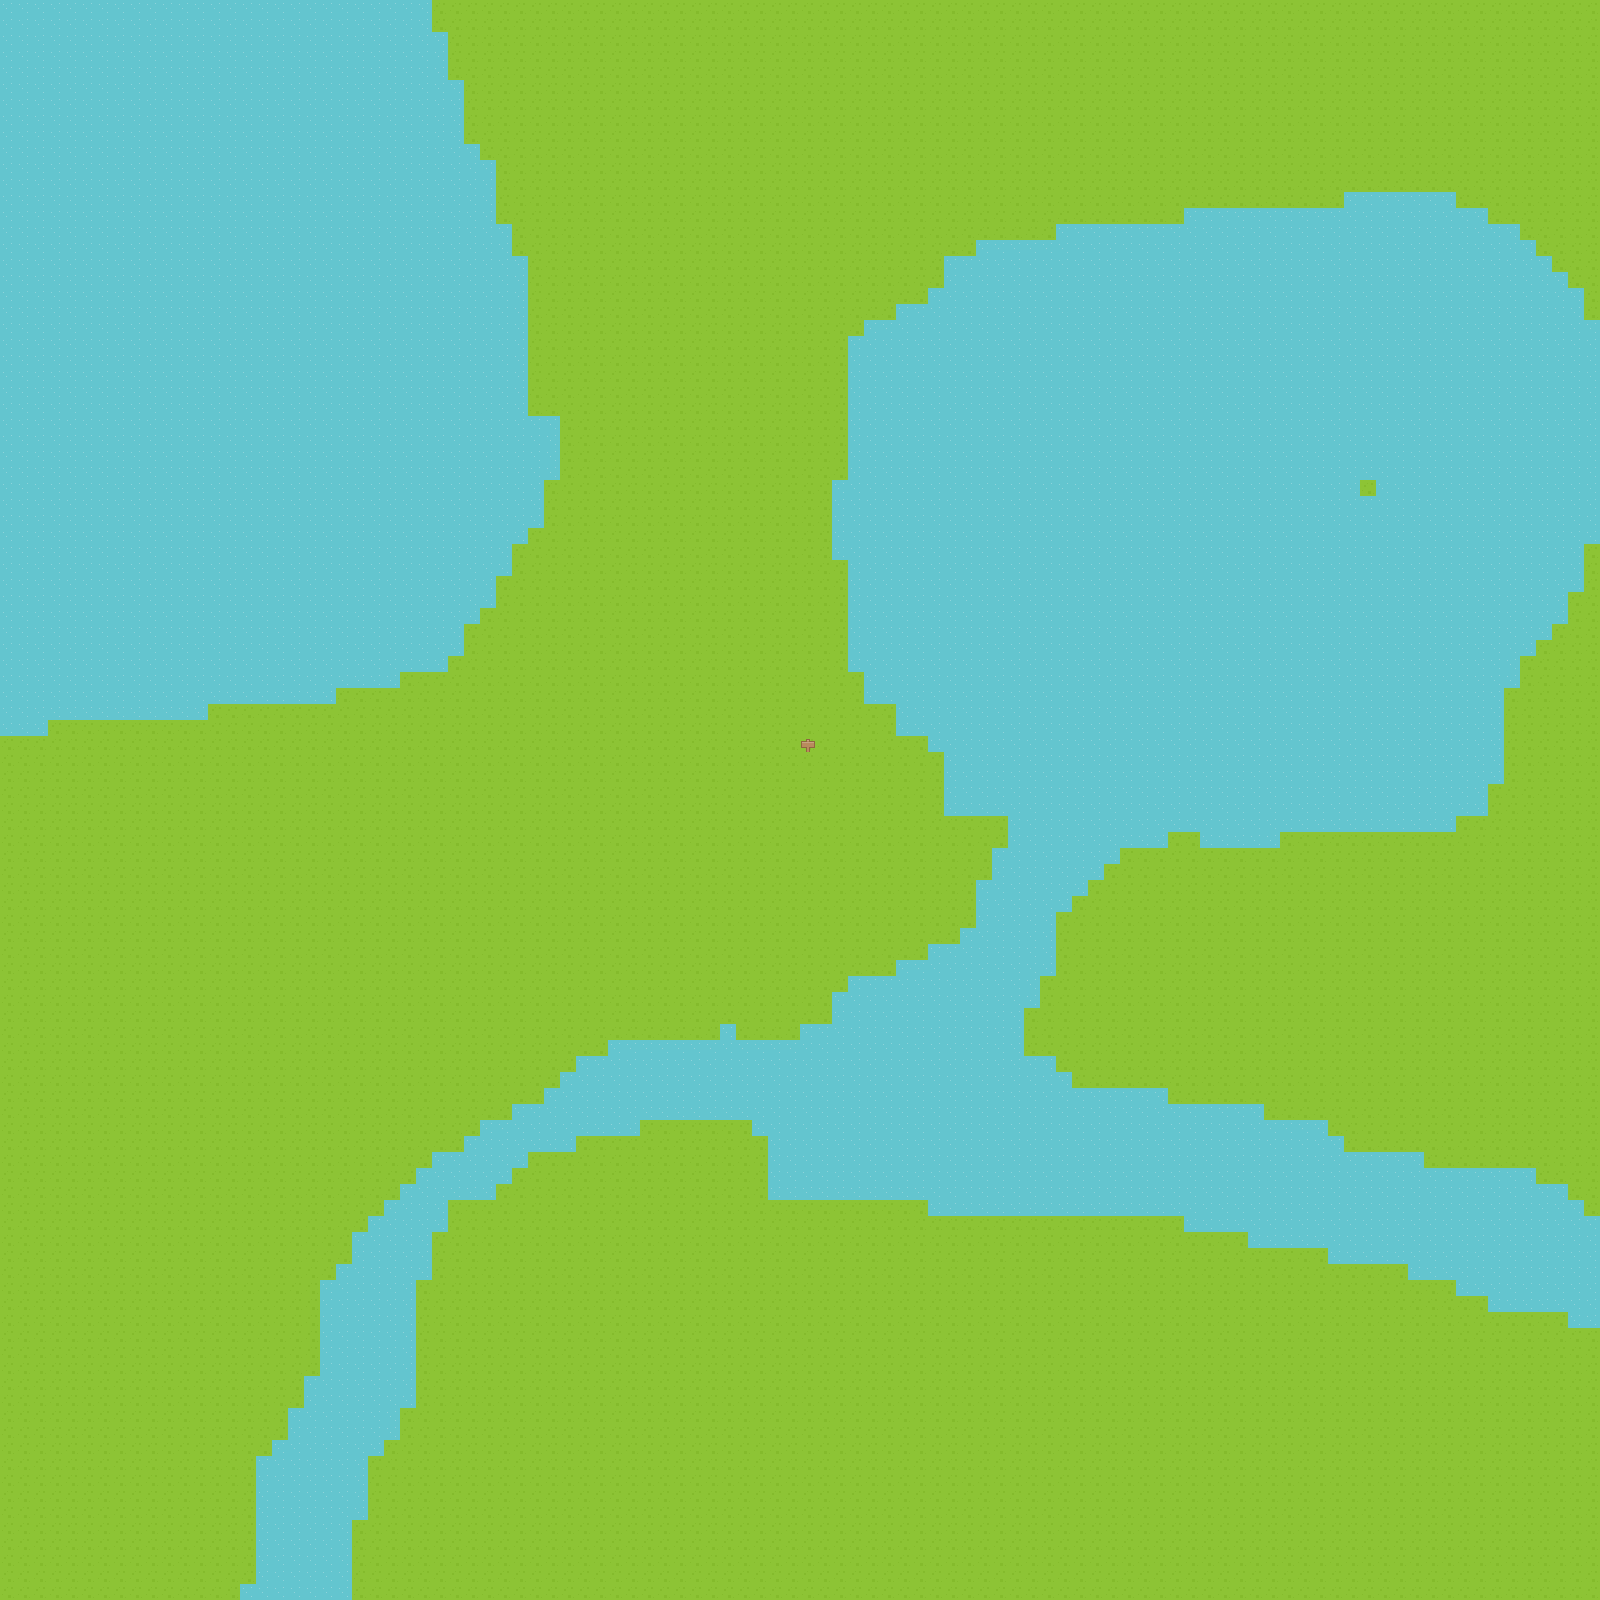

A level layout from a 2D game, rendered from its tile map. Below: a short description, then the map file with tile-grid data replaced by summaries:
An orthogonal 100x100 tile map with 16x16 px tiles, 2 tile layers (terrain, structures).

<map version="1.8" tiledversion="1.8.5" orientation="orthogonal" renderorder="right-down" width="100" height="100" tilewidth="16" tileheight="16" infinite="0" nextlayerid="3" nextobjectid="1">
 <tileset firstgid="1" source="map_spritesheet.tsx" />
 <layer id="1" name="terrain" width="100" height="100">
  <data>[10000 cells, 10000 non-empty, 2 distinct tile ids]</data>
 </layer>
 <layer id="2" name="structures" width="100" height="100">
  <data>[10000 cells, 5 non-empty, 3 distinct tile ids]</data>
 </layer>
</map>
